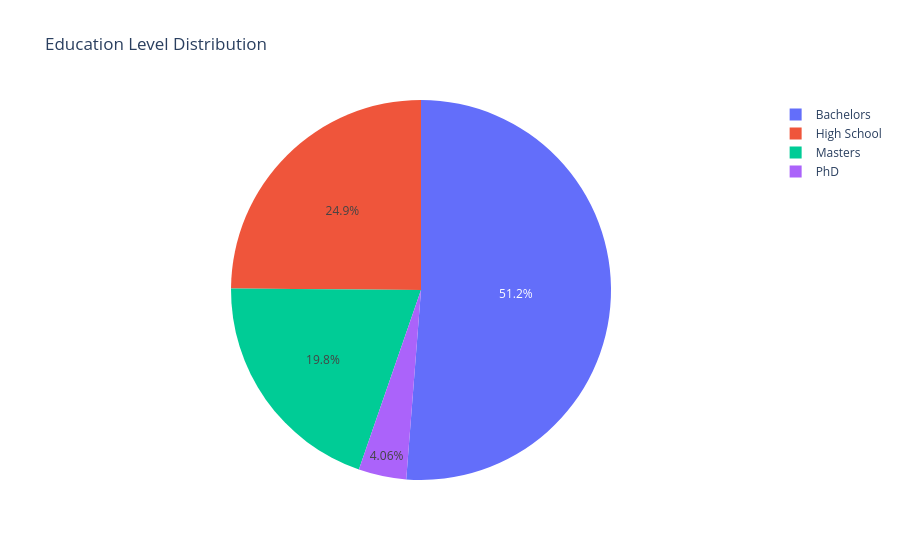

Notebook code cell kept with this figure:
### Code cell
# Education level distribution
education = info['Education'].value_counts()
graph_2 = px.pie(education, values=education.values, names=education.index, title='Education Level Distribution')
graph_2.show()

### Figure 1 — Plotly figure (JSON) as saved in the notebook; plotly's stock layout.template omitted (floating-point values rounded to 4 significant figures)
{"data": [{"domain": {"x": [0, 1], "y": [0, 1]}, "hovertemplate": "label=%{label}<br>value=%{value}<extra></extra>", "labels": ["Bachelors", "High School", "Masters", "PhD"], "legendgroup": "", "name": "", "showlegend": true, "type": "pie", "values": [2562, 1244, 991, 203]}], "layout": {"legend": {"tracegroupgap": 0}, "title": {"text": "Education Level Distribution"}}}
